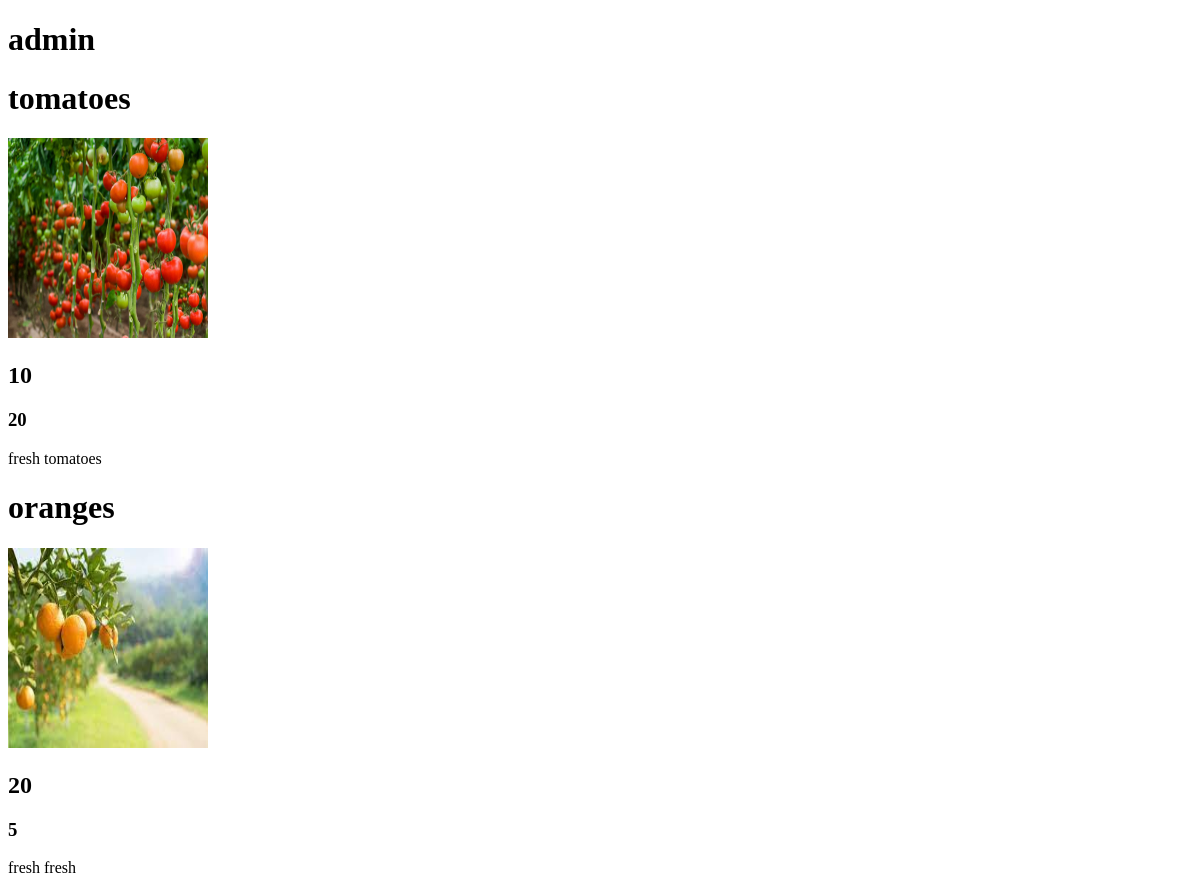
The app's page /dashboard/index/ (signed in), older data.
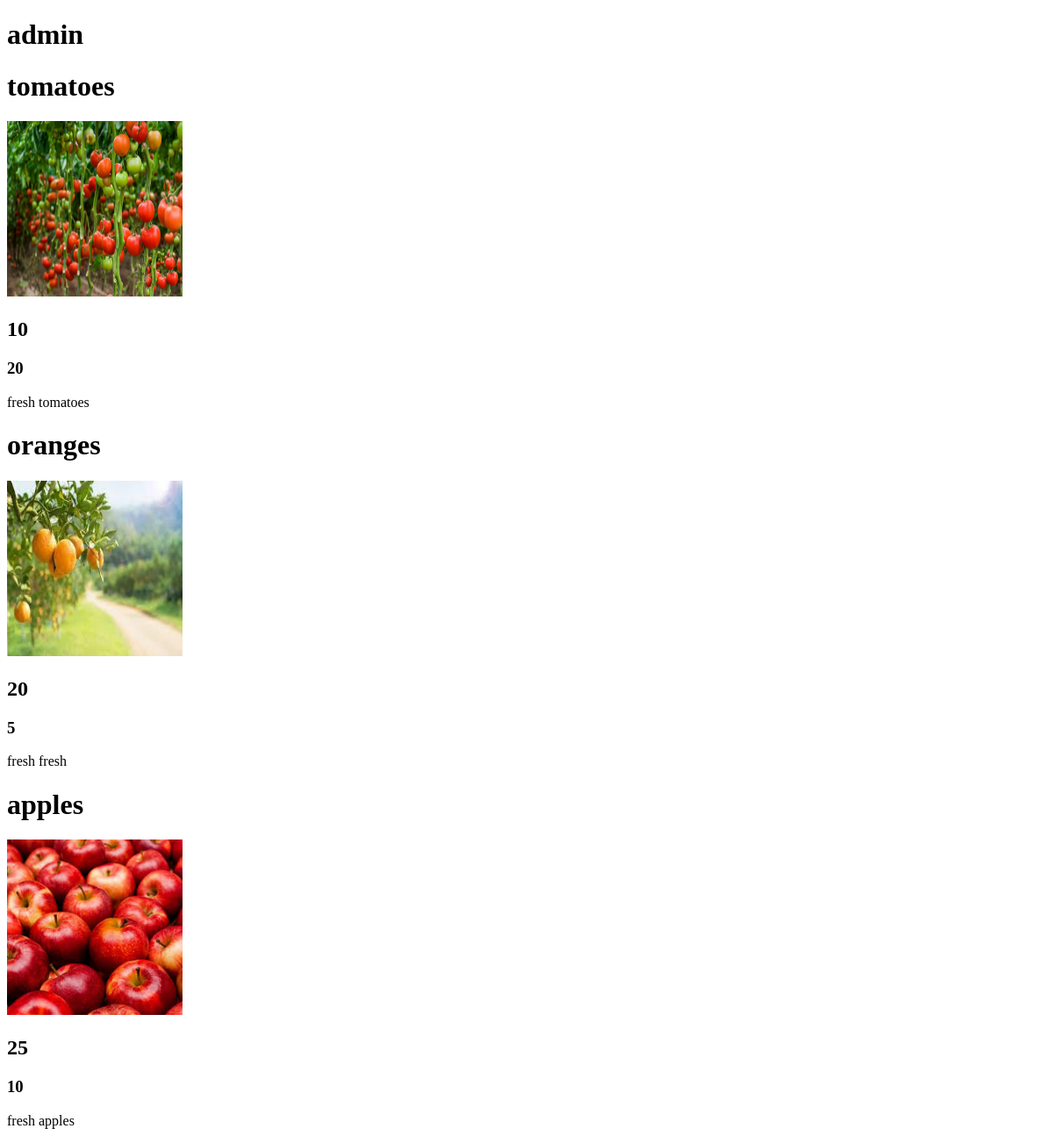
The same page, newer data.
### product/models.py (models this page shows, shortened)
class Product(models.Model):
    CATEGORIES = (
        ("vegetables", "vegetables"),
        ("fruits", "fruits"),
        ("meat", "meat")
    )
    owner = models.ForeignKey(User, on_delete=models.CASCADE)
    name = models.CharField(max_length=30)
    category = models.CharField(max_length=25, default="Select a category", choices=CATEGORIES)
    quantity = models.IntegerField(default=5)
    description = models.CharField(max_length=200)
    image = models.ImageField(upload_to="products")
    price = models.IntegerField()
    location = models.CharField(max_length=50)
    unit_price = models.DecimalField(max_digits=10, decimal_places=2, blank=True, null=True)

### dashboard/views.py (the view)
# urls.py: path('index/', views.index, name='index')
def index(request):
    products = Product.objects.filter(owner=request.user)
    return render(request, 'dashboard/index.html', {'products': products})

### dashboard/templates/dashboard/index.html
{% extends 'Account/base.html' %}
{% block content %}
    <h1>{{ request.user.username }}</h1>
    {% for product in products %}
        <h1>{{ product.name }}</h1>
        <img src="{{ product.image.url }}" height="200" width="200">
        <h2>{{ product.price }}</h2>
        <h3>{{ product.quantity }}</h3>
        <p>{{ product.description }}</p>
    {% endfor %}
{% endblock %}

### Account/templates/Account/base.html (shortened to what this page needs)
<!DOCTYPE html>
<html lang="en">
<head>
</head>
<body>
{% block content %}
{% endblock content %}
</body>
</html>

Row changes from the older to the newer data that the page shows:
added Product: name "apples", image (picture), price "25", quantity "10", description "fresh apples"
